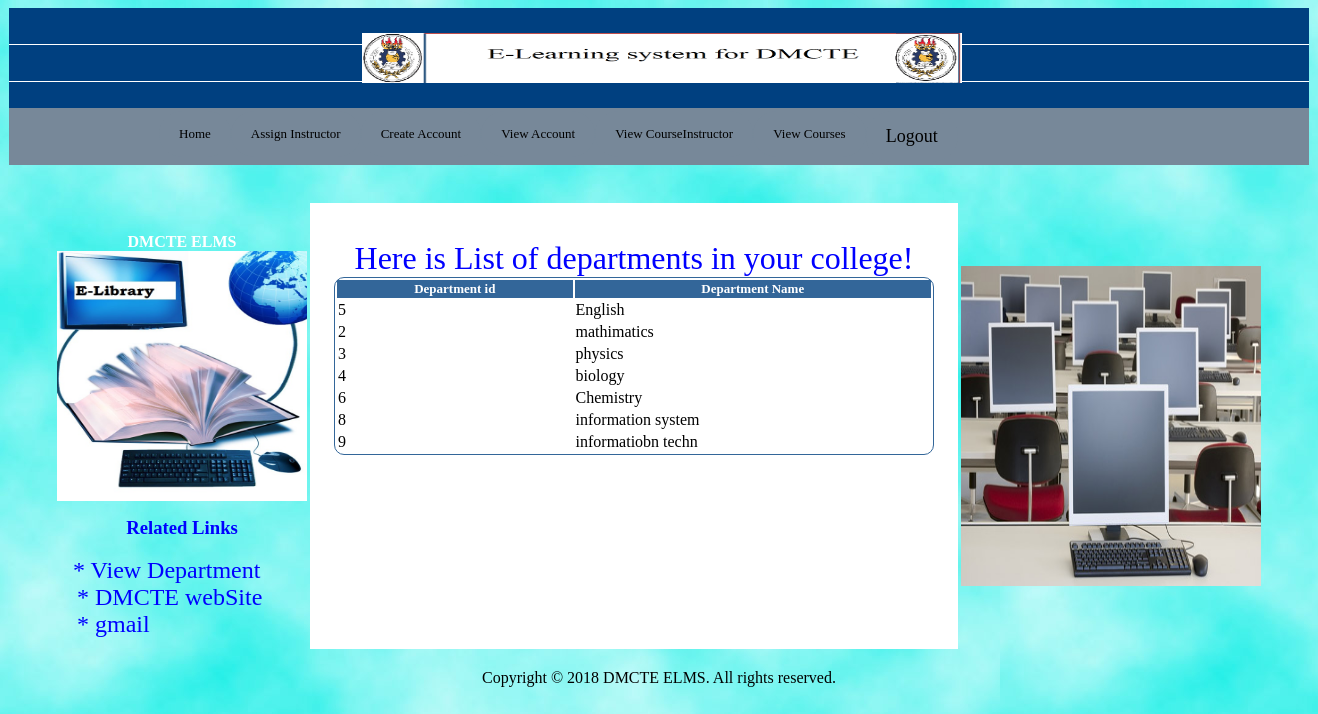
The page /viewdepartment1.php (signed in) on the database its author committed.
### tables this page shows
CREATE TABLE IF NOT EXISTS `department` (
  `departmentid` int(11) NOT NULL AUTO_INCREMENT,
  `departmentname` varchar(34) NOT NULL,
  PRIMARY KEY (`departmentid`)
);

### viewdepartment1.php (the view, shortened to what this page needs)
<html>
<head>
<link style="text/css" href="3.css" rel="stylesheet">
<link style="text/css" href="1.css" rel="stylesheet">
</head>
<body  onLoad="timeimgs('1');"style="background-image:url(images/background.jpg)"
<table border="0" align="center" >
<tr><td>
<table align="center" border="0" width="1300"height="100" style="background-image:url(images/headerbg.png)">
<tr>
<td  border="0"align="center"></td>
<td  border="0"align="center"><img src="images/header.png" width="600" height="50"></td>
</tr></table>
<table border="0" width="1300"height="30" align="center" bgcolor=#778899 >
<tr>
<td bgcolor=#778899 align="center" valign="bottom">
  <div id="dropdown">
    <li>
   <a href="dean.php">Home</a></li>
   <li>
   <a href="assign.php">Assign Instructor</a></li>
   <li><a href="#">Create Account</a>
	</li>
	  <li><a href="#">View Account</a>
	</li>
	 <li>
   <a href="viewcourseinstructor.php">View CourseInstructor</a></li>
	 <li><a href="viewcourse.php">View Courses</a></li>
	<li><font size="4px"><a href="logout.php" id="logout" align="right">Logout</a></font></li>
</div>
</td>
</tr>
</table><br><br>
<table border="0"  width="1210"height="450"  align="center">
<tr ><td width="210" align="center" valign="center" ><font  color="white" ><b><br>
 DMCTE ELMS</b> </font><BR>
<img src="images/e-learning.jpg"  width="250" height="250"></td>
<td width="700" height="300" rowspan=4 align="center"valign="top" bgcolor="#FFFFFF" class="one"><br><br>
<center><font family="anduls"size="+3" color="blue"> Here is List of departments in your college!</font></center>
<?php
    $result_set = mysql_query("SELECT * FROM department");
if(mysql_num_rows($result_set)>0)
{
echo "<table id='vtable' style='width:600px;border:1px solid #336699;border-radius:10px;' align='center' valign='top'><font color=white>
<tr>
<th bgcolor='#336699'><font color='white' size='2'>Department id</th>
<th bgcolor='#336699'><font color='white' size='2'>Department Name</th>
</tr>";
while($row=mysql_fetch_array($result_set))
{
echo"<tr>";
echo"<td>";echo $row["departmentid"]; echo"</td>";
echo"<td>";echo $row["departmentname"]; echo"</td>";
echo"</tr>";
}
echo "</table>";
}
else{
   echo '<center>';
  echo '<font face="monotype corsiva" size="5"color="red">account not found !!</font>';
   echo '</center>';
   }
?>
</td>
<td rowspan=3 width="300" >
<img src="" height="320" width="300" name="demo" >
</td></tr>
<tr>
<td   valign="top" rowspan=3><font  color="blue" >
  <center><b><h3>Related Links</h3></b></center></font>
<a href="viewdepartment1.php"class="b" > &nbsp;&nbsp;&nbsp; <font size="5"  color="blue">* View Department</font></a><br>
<a href="http://www.DMCTE.edu.et"class="b">&nbsp;&nbsp;&nbsp;&nbsp; <font size="5"  color="blue"> * DMCTE webSite </font></a><br>
<a href="http://www.gmail.com"class="b">&nbsp;&nbsp;&nbsp;&nbsp; <font size="5"  color="blue">  * gmail</font></a></td>
</tr>
</table>
</td>
</tr><br>
<tr style="background-image:url(images/headerbg.png)" border="0" ><td align="center"   >Copyright © 2018 DMCTE ELMS. All rights reserved.</td>
</tr>
</table></body>
</html>

### 3.css (style rules this page uses)
#dropdown { display:block; float:center; width:1000; margin:0; padding:0; list-style:radius; font-size:13px; //font-weight:normal; font-family:Verdana, Arial, Helvetica, sans-serif,times-new-roman; color: #606060; }
#dropdown ul, #dropdown li { float:left; list-style:none; margin:0; padding:0; text-decoration:none; }
a:link { color:blue; }
#dropdown li a:link, #dropdown li a:visited, #dropdown li a:hover { display:block; margin:0; padding:15px 20px; color:#000000; background-color:#778899; border-radius:40px; text-decoration:bold; font-family:Arial Black; text-decoration:none; //dropdown }

### 1.css (style rules this page uses)
.b:link { border-radius:40px; text-decoration:bold; text-decoration: none; color:black; }

### rows shown on the page
department: departmentid "5", departmentname "English"
department: departmentid "2", departmentname "mathimatics"
department: departmentid "3", departmentname "physics"
department: departmentid "4", departmentname "biology"
department: departmentid "6", departmentname "Chemistry"
department: departmentid "8", departmentname "information system"
department: departmentid "9", departmentname "informatiobn techn"
